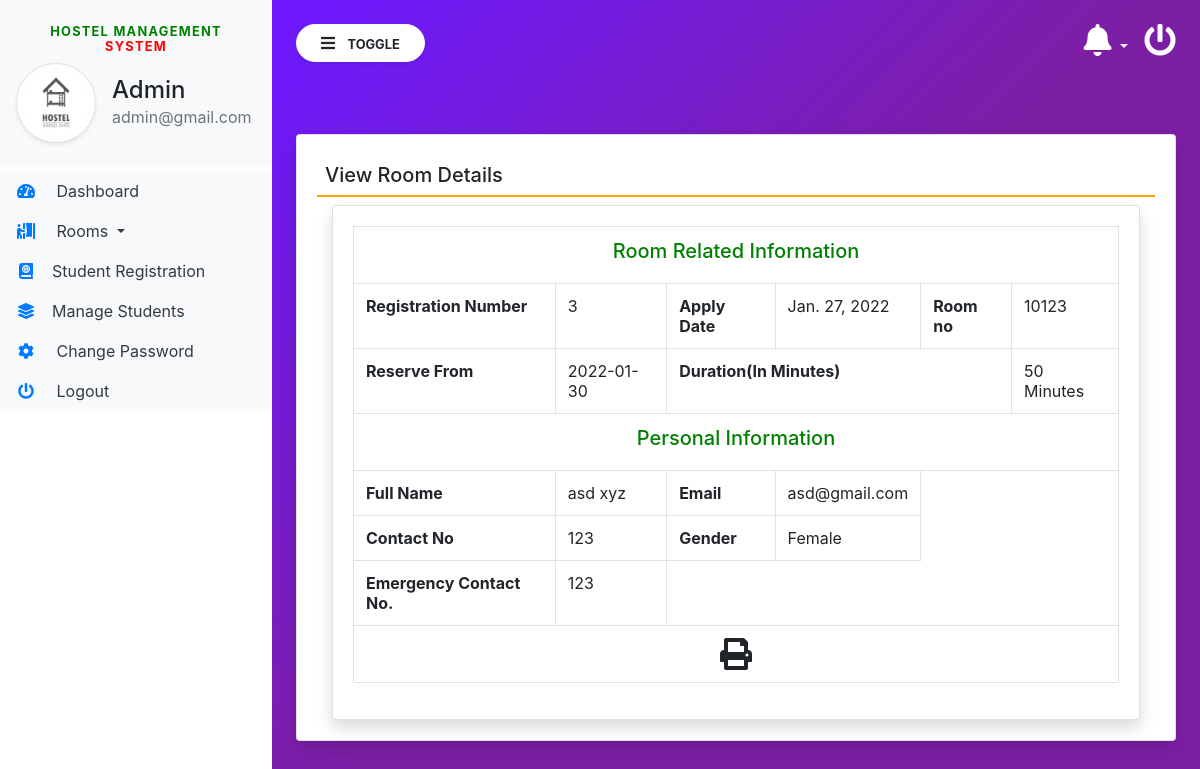
The page /view_RegistrationDtls/13 (signed in) on the database its author committed.
### hostel/models.py (models this page shows, shortened)
class Registration(models.Model):
    rooms = models.ForeignKey(Rooms, on_delete=models.CASCADE)
    regNo = models.CharField(max_length=50, null=True)
    stayfrom = models.CharField(max_length=50, null=True)
    duration = models.CharField(max_length=50, null=True)
    userreg = models.ForeignKey(Userregistration, on_delete=models.CASCADE)
    egycontactno = models.CharField(max_length=15, null=True)
    time_booked = models.DateTimeField(auto_now=True)
    postingDate = models.DateField(null=True, auto_now_add=True)
    updationDate = models.DateField(null=True, auto_now=True)

class Userregistration(models.Model):
    users = models.ForeignKey(User, on_delete=models.CASCADE)
    regNo = models.IntegerField(null=True)
    gender = models.CharField(max_length=50, null=True)
    contactNo = models.CharField(max_length=15, null=True)
    regDate = models.DateField(null=True)
    updationDate = models.DateTimeField(auto_now_add=True)

class Rooms(models.Model):
    ROOM_TYPES = (
        ('s', "Sports Room"),
        ('l', "Laundry Room"),
    )
    type = models.CharField(max_length=10, null=True, choices=ROOM_TYPES)
    room_no = models.CharField(max_length=100, null=True)
    posting_date = models.DateTimeField(auto_now_add=True)

### hostel/views.py (the view)
# urls.py: path('view_RegistrationDtls/<int:pid>', view_RegistrationDtls, name='view_RegistrationDtls'),
def view_RegistrationDtls(request, pid):
    if not request.user.is_authenticated:
        return redirect('admin_login')
    roomdata = Registration.objects.get(id=pid)
    return render(request, 'view_RegistrationDtls.html', locals())

### hostel/templates/view_RegistrationDtls.html (shortened to what this page needs)
{% extends 'admin_base.html' %}
{% block main  %}
<div class="card shadow mt-5">
    <div class="card-body">
        <h5 class="p-2" style="border-bottom: 2px solid orange;">View Room Details</h5>
        <div class="container-fluid">
           <div class="row" id="print">
               <div class="col-lg-12">
                   <div class="card shadow">
                        <div class="card-body">
                            <table class="table table-bordered " cellspacing="0" width="100%" border="1">
                                <tr>
                                   <td colspan="6" style="text-align:center; color:green"><h5>Room Related Information</h5></td>
                                </tr>
                                <tr>
                                    <th>Registration Number </th>
                                    <td>{{roomdata.userreg.regNo}}</td>
                                    <th>Apply Date </th>
                                    <td>{{roomdata.userreg.regDate}}</td>
                                    <th>Room no </th>
                                    <td>{{roomdata.rooms.room_no}}</td>
                                </tr>
                                <tr>
                                    <th>Reserve From</th>
                                    <td>{{roomdata.stayfrom}}</td>
                                    <th colspan='3'>Duration(In Minutes)</th>
                                    <td>{{roomdata.duration}} Minutes</td>
                                </tr>
                                <tr>
                                   <td colspan="6" style="text-align:center; color:green"><h5>Personal Information</h5></td>
                                </tr>
                                <tr>
                                    <th>Full Name </th>
                                    <td>{{roomdata.userreg.users.first_name}} {{roomdata.userreg.users.last_name}}</td>
                                    <th>Email </th>
                                    <td>{{roomdata.userreg.users.username}}</td>
                                </tr>
                                <tr>
                                    <th>Contact No </th>
                                    <td>{{roomdata.userreg.contactNo}}</td>
                                    <th>Gender </th>
                                    <td>{{roomdata.userreg.gender}}</td>
                                </tr>
                                <tr>
                                    <th>Emergency Contact No. </th>
                                    <td>{{roomdata.egycontactno}}</td>
                              <tr>
                                <td colspan="6" align="center"><span style="text-align: center" ><i class="fa fa-print fa-2x" aria-hidden="true" OnClick="CallPrint(this.value)" style="cursor:pointer" title="Print the Report"></i></span></td>
                              </tr>
                            </table>
                        </div>
                    </div>
                </div>
           </div>
    </div>
</div>
</div>
{% endblock %}

### hostel/templates/admin_base.html (shortened to what this page needs)
{% load static %}
<html lang="en">
<head>
    <link rel="stylesheet" href="https://maxcdn.bootstrapcdn.com/bootstrap/4.3.1/css/bootstrap.min.css">
    <link rel="stylesheet" href="https://use.fontawesome.com/releases/v5.6.3/css/all.css"
>
    <link rel="stylesheet" href="https://cdnjs.cloudflare.com/ajax/libs/twitter-bootstrap/4.5.2/css/bootstrap.css">
    <link rel="stylesheet" href="https://cdn.datatables.net/1.11.3/css/dataTables.bootstrap4.min.css">
    <link rel="stylesheet" type="text/css" href="{% static 'css/sidebar.css' %}">
</head>
<body>
<div class="vertical-nav bg-white" id="sidebar">
    <div class="py-4 px-3 mb-1 bg-light">
        <center><h4 class="font-weight-bold text-uppercase px-3 small dashboard-text"><span style="color: green">Hostel Management</span> <span style="color: red">System</span></h4></center>
        <div class="media d-flex align-items-center">
            <img src="{% static 'images/hostel.jpg' %}" width="80" height="80"
                 class="mr-3 rounded-circle img-thumbnail shadow-sm">
            <div class="media-body">
                <h4 class="mb-0">Admin</h4>
                <p class="text-muted mb-0">{{request.user.email}}</p>
            </div>
        </div>
    </div>
    <ul class="nav flex-column bg-white">
        <li class="nav-item">
            <a href="{% url 'admin_home' %}" class="nav-link text-dark bg-light">
                <i class="fas fa-tachometer-alt fa-fw mr-3 text-primary"></i>
                Dashboard
            </a>
        </li>
        <li class="nav-item dropdown">
            <a class="nav-link dropdown-toggle text-dark bg-light" href="#" id="navbardrop" data-toggle="dropdown">
                <i class="fas fa-person-booth mr-3 text-primary fa-fw"></i> Rooms
            </a>
        </li>
        <li class="nav-item">
            <a href="{% url 'student_Registration' %}" class="nav-link text-dark bg-light">
                <i class="fas fa-atlas mr-3 text-primary fa-fw"></i>Student Registration
            </a>
        </li>
        <li class="nav-item">
            <a href="{% url 'manage_student' %}" class="nav-link text-dark bg-light">
                <i class="fas fa-layer-group mr-3 text-primary fa-fw"></i>Manage Students
            </a>
        </li>
        <li class="nav-item">
            <a href="{% url 'changePassword' %}" class="nav-link text-dark bg-light">
                <i class="fas fa-cog mr-3 text-primary fa-fw"></i>
                Change Password
            </a>
        </li>
        <li class="nav-item">
            <a href="/logout" class="nav-link text-dark bg-light">
                <i class="fas fa-power-off mr-3 text-primary fa-fw"></i>
                Logout
            </a>
        </li>
    </ul>
</div>
<div class="page-content p-4" id="content">
    <a href="/logout" title="logout" class="float-right text-white"><i class="fas fa-power-off fa-2x"></i></a>
    <div class="container">
        <div class="dropdown">
            <a href="" class="float-right text-white pr-3 dropdown-toggle" id="menu1" data-toggle="dropdown"><i class="fas fa-bell fa-2x"> </i>
            </a>
        </div>
    </div>
    <button id="sidebarCollapse" type="button" class="btn btn-light bg-white rounded-pill shadow-sm px-4 mb-4">
        <i class="fas fa-bars mr-2"></i>
        <small class="text-uppercase font-weight-bold">Toggle</small>
    </button>
    {% block main %}
    {% endblock %}
</div>
</body>
</html>

### hostel/static/css/sidebar.css (style rules this page uses)
body { background-image : linear-gradient(135.9deg,rgba(109,25,252,1) 16.4%,rgba(125,31,165,1) 56.1%); min-height:100vh; }
.vertical-nav { min-width : 17rem; width : 17rem; height:100vh; position:fixed; top:0; left:0; transition: all 0.4s; }
.page-content { width:calc(100% - 17rem); margin-left:17rem; transition:all 0.4s; }
.dashboard-text { letter-spacing : 0.1em; color : #aaa; }

### rows shown on the page
Registration: userreg.regNo "3", userreg.regDate "Jan. 27, 2022", rooms.room_no "10123", stayfrom "2022-01-30", duration "50", userreg.users.first_name "asd", userreg.users.last_name "xyz", userreg.users.username "asd@gmail.com", userreg.contactNo "123", userreg.gender "Female", egycontactno "123"

### other values the page prints
{{ request.user.email }} "admin@gmail.com"
